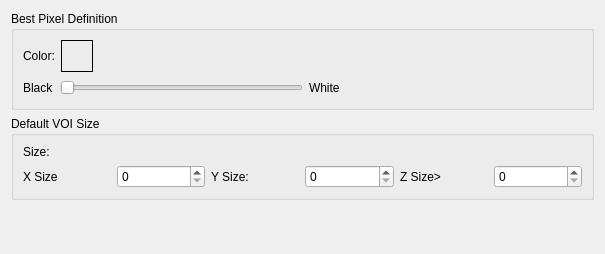
<?xml version="1.0" encoding="UTF-8"?>
<ui version="4.0">
 <class>SettingsPanel</class>
 <widget class="QWidget" name="SettingsPanel">
  <property name="geometry">
   <rect>
    <x>0</x>
    <y>0</y>
    <width>605</width>
    <height>254</height>
   </rect>
  </property>
  <property name="windowTitle">
   <string>Form</string>
  </property>
  <layout class="QVBoxLayout" name="verticalLayout">
   <item>
    <widget class="QGroupBox" name="groupBox">
     <property name="title">
      <string>Best Pixel Definition</string>
     </property>
     <layout class="QVBoxLayout" name="verticalLayout_3">
      <item>
       <layout class="QVBoxLayout" name="verticalLayout_2">
        <item>
         <layout class="QHBoxLayout" name="horizontalLayout_2">
          <item>
           <widget class="QLabel" name="label_4">
            <property name="text">
             <string>Color:</string>
            </property>
           </widget>
          </item>
          <item>
           <widget class="QLabel" name="colorSample">
            <property name="minimumSize">
             <size>
              <width>32</width>
              <height>32</height>
             </size>
            </property>
            <property name="frameShape">
             <enum>QFrame::Box</enum>
            </property>
            <property name="text">
             <string/>
            </property>
           </widget>
          </item>
          <item>
           <spacer name="horizontalSpacer">
            <property name="orientation">
             <enum>Qt::Horizontal</enum>
            </property>
            <property name="sizeHint" stdset="0">
             <size>
              <width>40</width>
              <height>20</height>
             </size>
            </property>
           </spacer>
          </item>
         </layout>
        </item>
        <item>
         <layout class="QHBoxLayout" name="horizontalLayout">
          <item>
           <widget class="QLabel" name="label_2">
            <property name="text">
             <string>Black</string>
            </property>
           </widget>
          </item>
          <item>
           <widget class="QSlider" name="pixelValue">
            <property name="maximum">
             <number>255</number>
            </property>
            <property name="orientation">
             <enum>Qt::Horizontal</enum>
            </property>
           </widget>
          </item>
          <item>
           <widget class="QLabel" name="label_3">
            <property name="text">
             <string>White</string>
            </property>
           </widget>
          </item>
          <item>
           <spacer name="horizontalSpacer_2">
            <property name="orientation">
             <enum>Qt::Horizontal</enum>
            </property>
            <property name="sizeHint" stdset="0">
             <size>
              <width>40</width>
              <height>20</height>
             </size>
            </property>
           </spacer>
          </item>
         </layout>
        </item>
       </layout>
      </item>
     </layout>
    </widget>
   </item>
   <item>
    <widget class="QGroupBox" name="groupBox_2">
     <property name="title">
      <string>Default VOI Size</string>
     </property>
     <layout class="QVBoxLayout" name="verticalLayout_4">
      <item>
       <widget class="QLabel" name="label">
        <property name="text">
         <string>Size:</string>
        </property>
       </widget>
      </item>
      <item>
       <layout class="QHBoxLayout" name="horizontalLayout_3">
        <item>
         <widget class="QLabel" name="label_5">
          <property name="text">
           <string>X Size</string>
          </property>
         </widget>
        </item>
        <item>
         <widget class="QSpinBox" name="xSize">
          <property name="maximum">
           <number>10000</number>
          </property>
          <property name="singleStep">
           <number>2</number>
          </property>
         </widget>
        </item>
        <item>
         <widget class="QLabel" name="label_6">
          <property name="text">
           <string>Y Size:</string>
          </property>
         </widget>
        </item>
        <item>
         <widget class="QSpinBox" name="ySize">
          <property name="maximum">
           <number>10000</number>
          </property>
          <property name="singleStep">
           <number>2</number>
          </property>
         </widget>
        </item>
        <item>
         <widget class="QLabel" name="label_7">
          <property name="text">
           <string>Z Size&gt;</string>
          </property>
         </widget>
        </item>
        <item>
         <widget class="QSpinBox" name="zSize">
          <property name="maximum">
           <number>10000</number>
          </property>
          <property name="singleStep">
           <number>2</number>
          </property>
         </widget>
        </item>
       </layout>
      </item>
     </layout>
    </widget>
   </item>
   <item>
    <spacer name="verticalSpacer_2">
     <property name="orientation">
      <enum>Qt::Vertical</enum>
     </property>
     <property name="sizeHint" stdset="0">
      <size>
       <width>20</width>
       <height>40</height>
      </size>
     </property>
    </spacer>
   </item>
  </layout>
 </widget>
 <resources>
  <include location="rsc/SeedGrowSegmentation.qrc"/>
 </resources>
 <connections/>
</ui>
